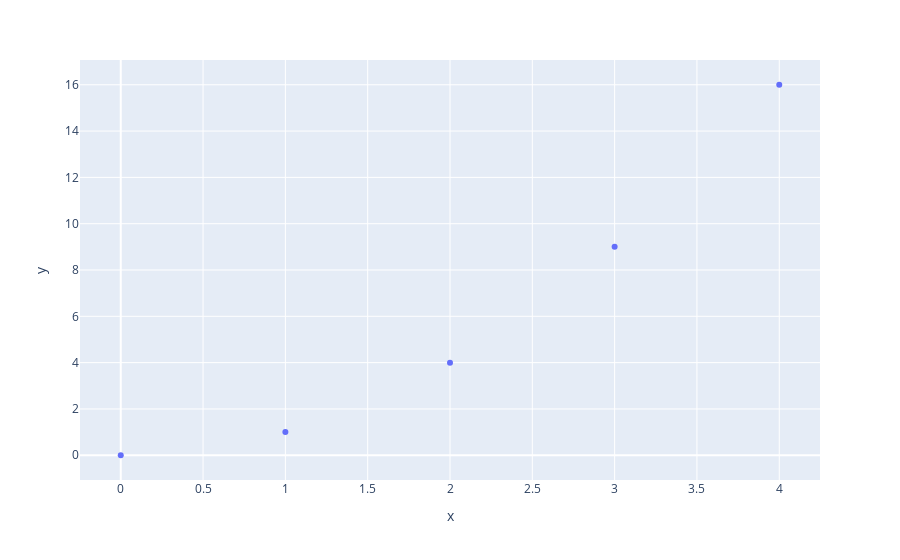

Notebook code for this chart:
### Markdown cell above
# Plotly

<img src="images/logos/plotly.png" width=250 alt="Plotly Logo"></img>

Plotly is another choice for interacting plotting. Plotly has functionality in several languags. Here is the [Plotly Python documentation](https://plotly.com/python/).

Here is an example using their "Express" functionality:

### Code cell
import plotly.express as px

fig = px.scatter(x=[0, 1, 2, 3, 4], y=[0, 1, 4, 9, 16])
fig.show()

### Figure 1 — Plotly figure (JSON) as saved in the notebook; plotly's stock layout.template omitted (floating-point values rounded to 4 significant figures)
{"data": [{"hovertemplate": "x=%{x}<br>y=%{y}<extra></extra>", "legendgroup": "", "marker": {"color": "#636efa", "symbol": "circle"}, "mode": "markers", "name": "", "orientation": "v", "showlegend": false, "type": "scatter", "x": [0, 1, 2, 3, 4], "xaxis": "x", "y": [0, 1, 4, 9, 16], "yaxis": "y"}], "layout": {"legend": {"tracegroupgap": 0}, "margin": {"t": 60}, "xaxis": {"anchor": "y", "domain": [0, 1], "title": {"text": "x"}}, "yaxis": {"anchor": "x", "domain": [0, 1], "title": {"text": "y"}}}}
